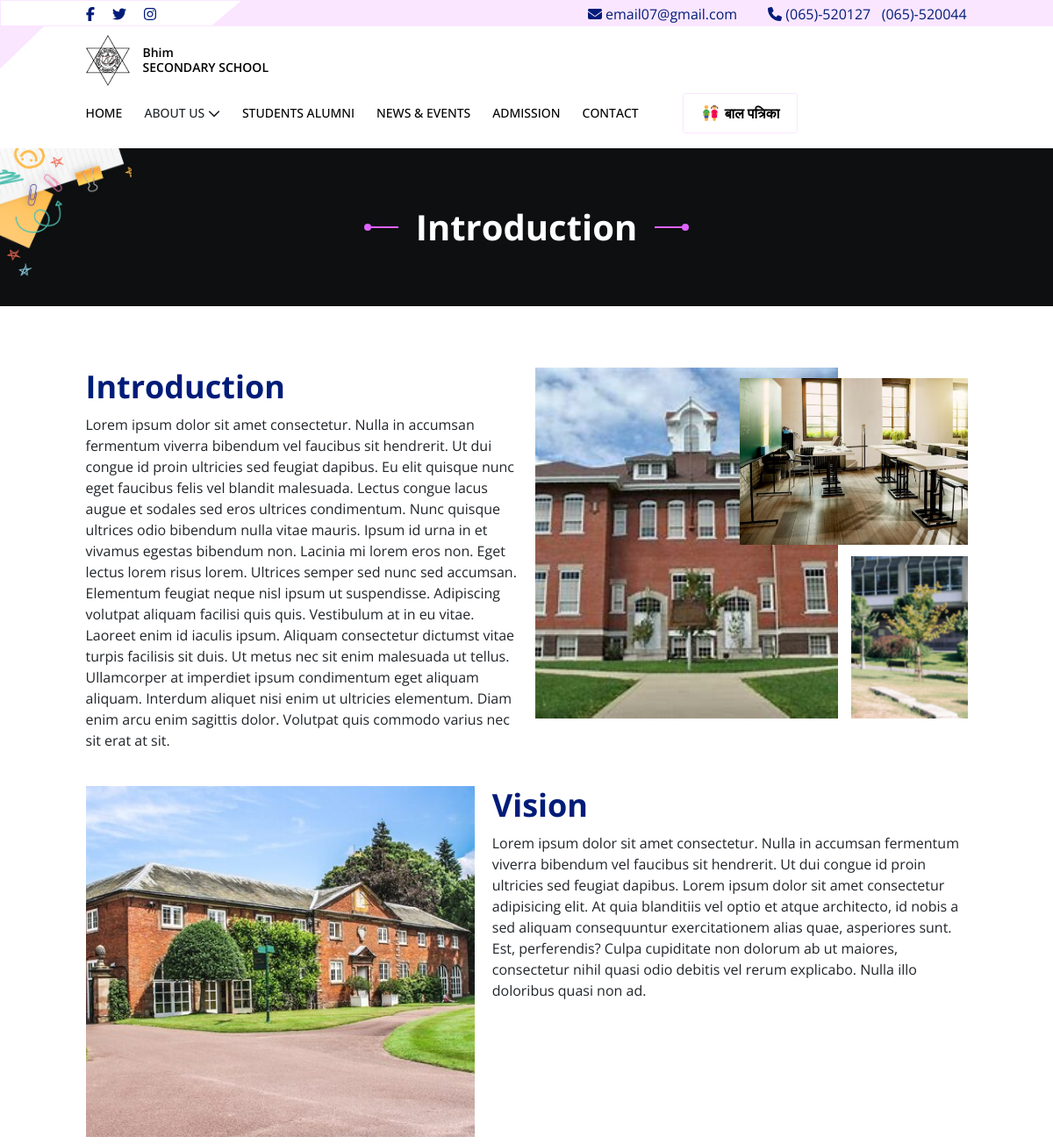
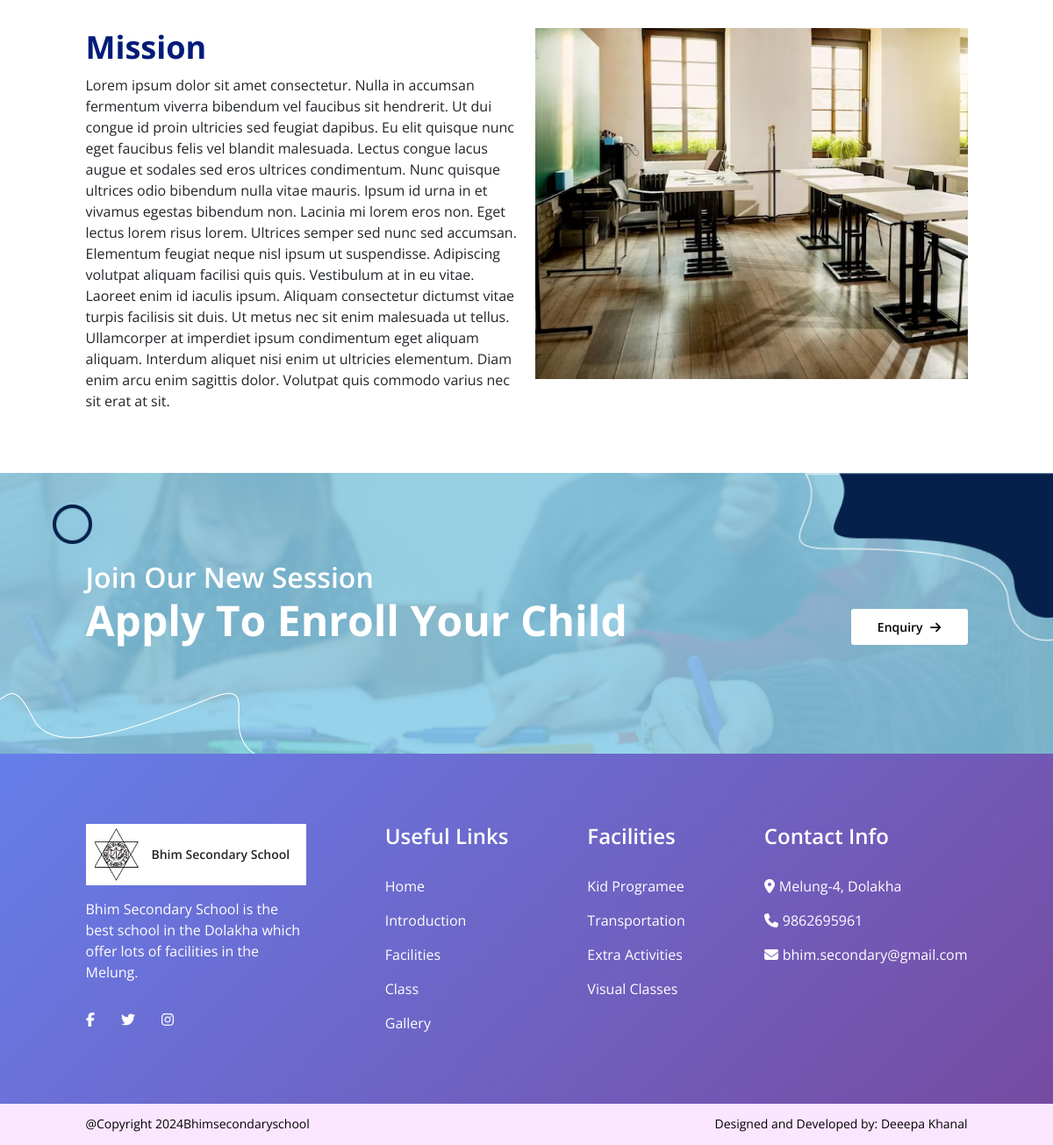
The page /introduction on the database its author committed (2 pictures, top to bottom).
### BhimmaviApp/models.py (models this page shows, shortened)
class Introduction(SoftDeleteModel):
    introduction_text = models.TextField()
    introduction_image1 = models.ImageField(upload_to='images/introduction/', null=True, blank=True)
    introduction_image2 = models.ImageField(upload_to='images/introduction/', null=True, blank=True)
    introduction_image3 = models.ImageField(upload_to='images/introduction/', null=True, blank=True)
    introduction_home_image1 = models.ImageField(upload_to='images/introduction_home/', null=True, blank=True)
    introduction_home_image2 = models.ImageField(upload_to='images/introduction_home/', null=True, blank=True)
    vision_text = models.TextField()
    vision_image = models.ImageField(upload_to='images/about_us/', null=True, blank=True)
    mission_text = models.TextField()
    mission_image = models.ImageField(upload_to='images/mission/', null=True, blank=True)
    years_of_experience = models.CharField(max_length=5, blank=True, null=True)
    student_each_year = models.CharField(max_length=10, blank=True, null=True)
    no_of_teacher = models.CharField(max_length=5, blank=True, null=True)
    no_of_awards = models.CharField(max_length=5, blank=True, null=True)
    class Meta:
        verbose_name = "Introduction"
        verbose_name_plural = "Introduction"
        ordering=['-created_at']

### BhimmaviApp/views.py (the view)
# urls.py: path('introduction', views.introduction, name='introduction'),
def introduction(request):
    introduction = Introduction.objects.first()
    return render(request, 'introduction.html',context={'introduction':introduction})

### BhimmaviApp/softdelete_manager.py (called while the page is built)
    def get_queryset(self):
        return super().get_queryset().filter(deleted_at__isnull=True)

### templates/introduction.html (shortened to what this page needs)
{% extends 'base.html' %} {% load static %}  {% block content %}
<section class="hero">
  <div class="head_title">
    <div class="line"></div>
    <h3 class="fs-40-w-700" style="color: white">Introduction</h3>
    <div class="line"></div>
  </div>
</section>
<section class="introduction">
  <div class="container">
    <div class="introduction_wrapper">
      <div class="intro">
        <div class="intro_description">
          <div class="title">
            <h2 class="fs-36-w-700 dark_blue_text_color">Introduction</h2>
            <p class="fs-16-w-400">{{introduction.introduction_text}}</p>
          </div>
        </div>
        <div class="intro_image">
          <div class="image_odd">
            {%if introduction.introduction_image1%}
            <img src="{{introduction.introduction_image1.url}}" alt="" />
            {%else%}
            <img src="{%static 'assets/image/intro_image1.png'%}" alt="" />
            {%endif%}
          </div>
          <div class="image_even">
            {%if introduction.introduction_image2%}
            <img src="{{introduction.introduction_image2.url}}" alt="" />
            {%else%}
            <img src="{%static 'assets/image/intro_image3.png'%}" alt="" />
            {%endif%}
          </div>
          <div class="img_float">
            {%if introduction.introduction_image3%}
            <img src="{{introduction.introduction_image3.url}}" alt="" />
            {%else%}
            <img src="{%static 'assets/image/intro_image2.png'%}" alt="" />
            {%endif%}
          </div>
        </div>
      </div>
      <div class="intro">
        <div class="intro_description">
          <div class="title">
            <h2 class="fs-36-w-700 dark_blue_text_color">Vision</h2>
            <p class="fs-16-w-400">{{introduction.vision_text}}</p>
          </div>
        </div>
        <div class="intro_image">
          <div class="image_odd">
            {%if introduction.vision_image%}
            <img src="{{introduction.vision_image.url}}" alt="" />
            {%else%}
            <img src="{%static 'assets/image/intro_image1.png'%}" alt="" />
            {%endif%}
          </div>
        </div>
      </div>
      <div class="intro">
        <div class="intro_description">
          <div class="title">
            <h2 class="fs-36-w-700 dark_blue_text_color">Mission</h2>
            <p class="fs-16-w-400">{{introduction.mission_text}}</p>
          </div>
        </div>
        <div class="intro_image">
          <div class="image">
            {%if introduction.mission_image%}
            <img src="{{introduction.mission_image.url}}" alt="" />
            {%else%}
            <img src="{%static 'assets/image/intro_image2.png'%}" alt="" />
            {%endif%}
          </div>
        </div>
      </div>
    </div>
  </div>
</section>
{% include 'common/enquiry.html' %} {%endblock%}

### rows shown on the page
Introduction: introduction_text "Lorem ipsum dolor sit amet consectetur. Nulla in accumsan fermentum viverra bibendum vel faucibus sit hendrerit. Ut dui congue id proin ultricies sed feugiat dapibus. Eu elit quisque nunc eget faucibus felis vel blandit malesuada. Lectus congue lacus augue et sodales sed eros ultrices condimentum. Nunc quisque ultrices odio bibendum nulla vitae mauris. Ipsum id urna in et vivamus egestas bibendum non. Lacinia mi lorem eros non. Eget lectus lorem risus lorem. Ultrices semper sed nunc sed accumsan. Elementum feugiat neque nisl ipsum ut suspendisse. Adipiscing volutpat aliquam facilisi quis quis. Vestibulum at in eu vitae. Laoreet enim id iaculis ipsum. Aliquam consectetur dictumst vitae…", introduction_image1 (picture), vision_text "Lorem ipsum dolor sit amet consectetur. Nulla in accumsan fermentum viverra bibendum vel faucibus sit hendrerit. Ut dui congue id proin ultricies sed feugiat dapibus. Lorem ipsum dolor sit amet consectetur adipisicing elit. At quia blanditiis vel optio et atque architecto, id nobis a sed aliquam consequuntur exercitationem alias quae, asperiores sunt. Est, perferendis? Culpa cupiditate non dolorum ab ut maiores, consectetur nihil quasi odio debitis vel rerum explicabo. Nulla illo doloribus quasi non ad.", mission_text "Lorem ipsum dolor sit amet consectetur. Nulla in accumsan fermentum viverra bibendum vel faucibus sit hendrerit. Ut dui congue id proin ultricies sed feugiat dapibus. Eu elit quisque nunc eget faucibus felis vel blandit malesuada. Lectus congue lacus augue et sodales sed eros ultrices condimentum. Nunc quisque ultrices odio bibendum nulla vitae mauris. Ipsum id urna in et vivamus egestas bibendum non. Lacinia mi lorem eros non. Eget lectus lorem risus lorem. Ultrices semper sed nunc sed accumsan. Elementum feugiat neque nisl ipsum ut suspendisse. Adipiscing volutpat aliquam facilisi quis quis. Vestibulum at in eu vitae. Laoreet enim id iaculis ipsum. Aliquam consectetur dictumst vitae…"
